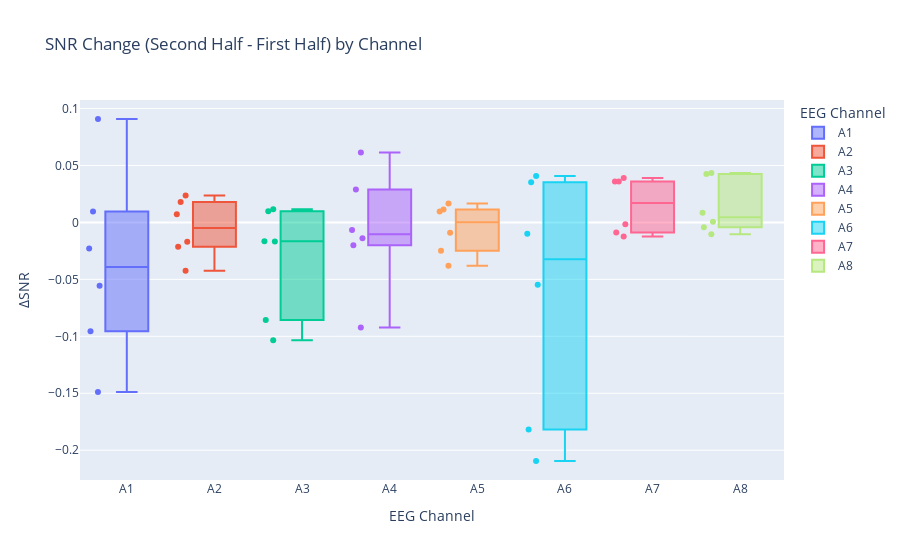

Notebook source saved alongside this figure:
### Code cell
# Process recordings
def process_recording(active_recording):
    """
    Loop through all recordings
    for index, row in sessions.iterrows():
        process_recording(row)
    """
    # Filter the otree log
    otree_active = otree_df[otree_df['participant.token']==active_recording.ID].reset_index(drop=True)
    # display(otree_active)

    # Extract timings (2 different options)
    timestamps = get_actionlog_times(otree_active)
    # Filter for the active recording
    # timestamps = timestamps[timestamps.rec==active_recording.Run]
    timestamps = timestamps.loc[timestamps['rec'] == active_recording.Run].copy()
    
    # Load EEG data
    rec_folder = main_folder + active_recording.Rec_folder
    eeg, load_report_dict = flows.load_exg_streams_data(rec_folder, chanlist=chans, report=False, cleanFile=True)
    
    # prprocessing with mne
    # eeg, report = preprocess_eeg_mne(eeg, sfreq=fs, notch=False)
    eeg, rep = flows.preprocess_eeg_mne(
        eeg_df=eeg,
        sfreq=float(globals().get('fs', 250.0)),
        l_freq=min_freq, h_freq=max_freq,
        notch=notch,             
        average_ref=True,
        auto_bad=True,
        return_raw=False
    )

    #preprocessing
    # proc = flows.initial_detrending(eeg[chans], fs = fs, low_freq = min_freq)
    # proc = preprocess_eeg(eeg[chans], return_raw=False)
    # eeg = pd.concat([eeg.drop(columns=chans), proc], axis=1)
    # report["bad_channels"]
    # report["metrics"].head()

    # Now annotate (add condition timings) and cut the EEG Data
    eeg = label_data(eeg, timestamps, cut=True, report=False)
    
    # TODO: Process signals now and extract features of interest
    # TODO: Berger effect during EC/EO rest
    # - So far only visualization
    # - Can use flows.get_channel_band_power() to extract band powers instead
    
    # TODO: ASSR during rest
    # - Not yet checked for correctness...
    # Filter for EC/EO conditions
    
    pat = re.compile(r'(?<![A-Za-z])(?:eo|ec)(?![A-Za-z])', re.IGNORECASE) #robust matching to get all ec and eo but not include other words that might contain ec
    mask = eeg["Condition"].astype(str).str.contains(pat, na=False)
    eo_ec_signals = eeg.loc[mask].copy()
    # Do for each channel and condition
    # print(eeg['Condition'])  TODO: Wollen wir uns hier nicht eigtl. nur die setups anschauen oder auch "click_task_ec.." ?
    # print( "signals:",  eo_ec_signals)
    eo_ec_signals = eo_ec_signals.drop(['TS_UNIX'], axis=1).melt(id_vars="Condition", value_vars=chans, var_name="Channel", value_name="mV")
    
    snr_df = (
        eo_ec_signals
        .groupby(["Condition", "Channel"], observed=True)
        .apply(lambda group: get_assr_snr(group), include_groups=False)
        .reset_index()
    )
    snr_df

    # Add the SNR difference to the DataFrame
    snr_df["SNR_Diff"] = snr_df["SNR_Second_Half"] - snr_df["SNR_First_Half"]
    
    # TODO: Other features...
    return eeg, snr_df, load_report_dict

# Process the recordings by looping through the mapping file
# For a single participant
active_recording = sessions.iloc[9]
eeg, snr_df, load_report_dict = process_recording(active_recording)


fig = px.box(
    snr_df,
    x="Channel",
    y="SNR_Diff",
    points="all",  # show individual data points
    color="Channel",  # optional: adds color by channel
    title="SNR Change (Second Half - First Half) by Channel",
    labels={"SNR_Diff": "ΔSNR", "Channel": "EEG Channel"}
)

fig.show()

print('--- All done!\n')

### Figure 1 — Plotly figure (JSON) as saved in the notebook; plotly's stock layout.template omitted (floating-point values rounded to 4 significant figures)
{"data": [{"alignmentgroup": "True", "boxpoints": "all", "hovertemplate": "EEG Channel=%{x}<br>ΔSNR=%{y}<extra></extra>", "legendgroup": "A1", "marker": {"color": "#636efa"}, "name": "A1", "notched": false, "offsetgroup": "A1", "orientation": "v", "showlegend": true, "type": "box", "x": ["A1", "A1", "A1", "A1", "A1", "A1"], "x0": " ", "xaxis": "x", "y": [0.00964, 0.09075, -0.02283, -0.149, -0.05554, -0.0955], "y0": " ", "yaxis": "y"}, {"alignmentgroup": "True", "boxpoints": "all", "hovertemplate": "EEG Channel=%{x}<br>ΔSNR=%{y}<extra></extra>", "legendgroup": "A2", "marker": {"color": "#EF553B"}, "name": "A2", "notched": false, "offsetgroup": "A2", "orientation": "v", "showlegend": true, "type": "box", "x": ["A2", "A2", "A2", "A2", "A2", "A2"], "x0": " ", "xaxis": "x", "y": [-0.04237, -0.02147, -0.01701, 0.01787, 0.007244, 0.02369], "y0": " ", "yaxis": "y"}, {"alignmentgroup": "True", "boxpoints": "all", "hovertemplate": "EEG Channel=%{x}<br>ΔSNR=%{y}<extra></extra>", "legendgroup": "A3", "marker": {"color": "#00cc96"}, "name": "A3", "notched": false, "offsetgroup": "A3", "orientation": "v", "showlegend": true, "type": "box", "x": ["A3", "A3", "A3", "A3", "A3", "A3"], "x0": " ", "xaxis": "x", "y": [-0.08563, -0.01668, 0.009868, -0.01657, 0.01148, -0.1035], "y0": " ", "yaxis": "y"}, {"alignmentgroup": "True", "boxpoints": "all", "hovertemplate": "EEG Channel=%{x}<br>ΔSNR=%{y}<extra></extra>", "legendgroup": "A4", "marker": {"color": "#ab63fa"}, "name": "A4", "notched": false, "offsetgroup": "A4", "orientation": "v", "showlegend": true, "type": "box", "x": ["A4", "A4", "A4", "A4", "A4", "A4"], "x0": " ", "xaxis": "x", "y": [-0.006774, 0.06126, 0.0288, -0.09227, -0.02003, -0.01389], "y0": " ", "yaxis": "y"}, {"alignmentgroup": "True", "boxpoints": "all", "hovertemplate": "EEG Channel=%{x}<br>ΔSNR=%{y}<extra></extra>", "legendgroup": "A5", "marker": {"color": "#FFA15A"}, "name": "A5", "notched": false, "offsetgroup": "A5", "orientation": "v", "showlegend": true, "type": "box", "x": ["A5", "A5", "A5", "A5", "A5", "A5"], "x0": " ", "xaxis": "x", "y": [0.0114, 0.009512, 0.01653, -0.03816, -0.02479, -0.009167], "y0": " ", "yaxis": "y"}, {"alignmentgroup": "True", "boxpoints": "all", "hovertemplate": "EEG Channel=%{x}<br>ΔSNR=%{y}<extra></extra>", "legendgroup": "A6", "marker": {"color": "#19d3f3"}, "name": "A6", "notched": false, "offsetgroup": "A6", "orientation": "v", "showlegend": true, "type": "box", "x": ["A6", "A6", "A6", "A6", "A6", "A6"], "x0": " ", "xaxis": "x", "y": [0.03522, -0.01002, 0.04075, -0.05484, -0.2094, -0.1817], "y0": " ", "yaxis": "y"}, {"alignmentgroup": "True", "boxpoints": "all", "hovertemplate": "EEG Channel=%{x}<br>ΔSNR=%{y}<extra></extra>", "legendgroup": "A7", "marker": {"color": "#FF6692"}, "name": "A7", "notched": false, "offsetgroup": "A7", "orientation": "v", "showlegend": true, "type": "box", "x": ["A7", "A7", "A7", "A7", "A7", "A7"], "x0": " ", "xaxis": "x", "y": [-0.01234, 0.03596, 0.03901, 0.0358, -0.008768, -0.001554], "y0": " ", "yaxis": "y"}, {"alignmentgroup": "True", "boxpoints": "all", "hovertemplate": "EEG Channel=%{x}<br>ΔSNR=%{y}<extra></extra>", "legendgroup": "A8", "marker": {"color": "#B6E880"}, "name": "A8", "notched": false, "offsetgroup": "A8", "orientation": "v", "showlegend": true, "type": "box", "x": ["A8", "A8", "A8", "A8", "A8", "A8"], "x0": " ", "xaxis": "x", "y": [-0.004374, -0.01044, 0.0425, 0.04325, 0.0004829, 0.00849], "y0": " ", "yaxis": "y"}], "layout": {"boxmode": "overlay", "legend": {"title": {"text": "EEG Channel"}, "tracegroupgap": 0}, "title": {"text": "SNR Change (Second Half - First Half) by Channel"}, "xaxis": {"anchor": "y", "categoryarray": ["A1", "A2", "A3", "A4", "A5", "A6", "A7", "A8"], "categoryorder": "array", "domain": [0, 1], "title": {"text": "EEG Channel"}}, "yaxis": {"anchor": "x", "domain": [0, 1], "title": {"text": "ΔSNR"}}}}
